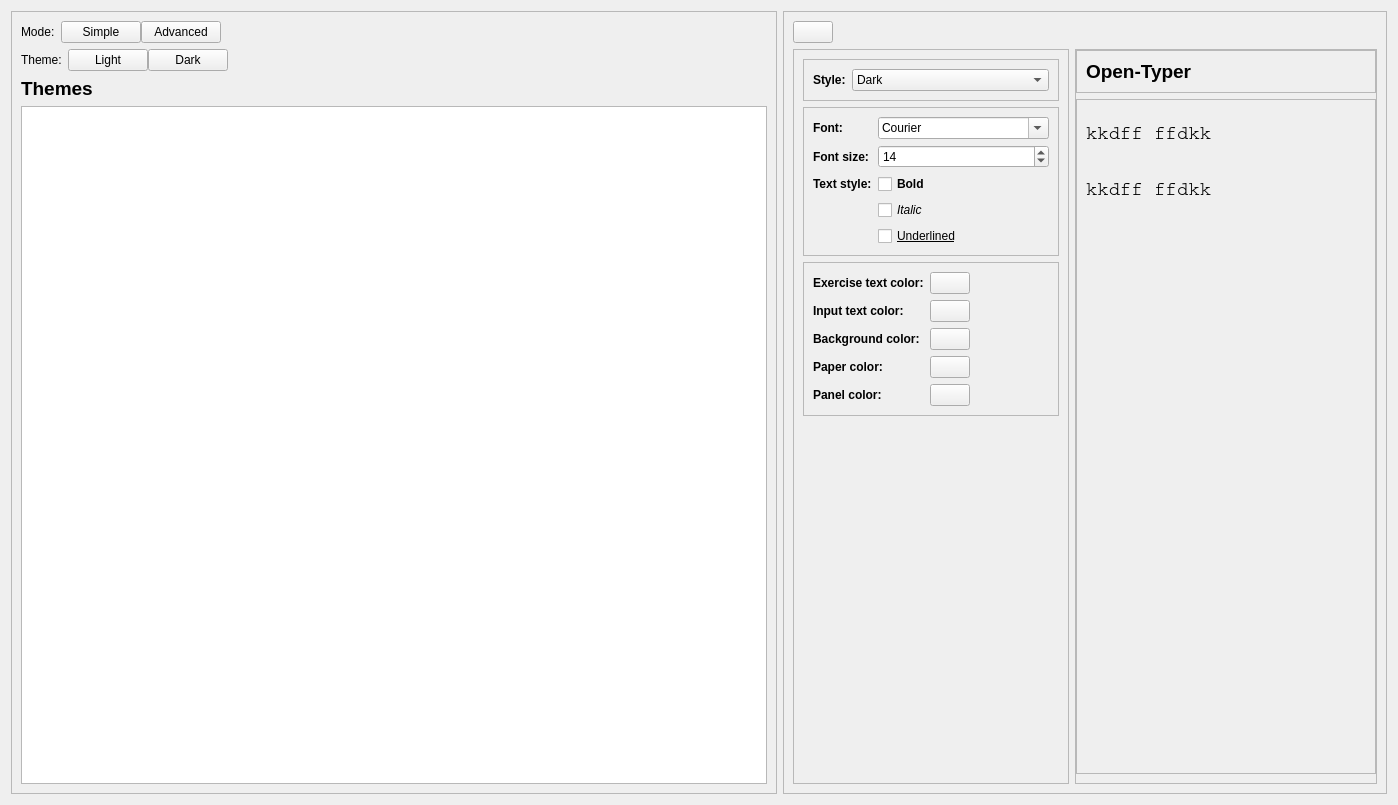
<?xml version="1.0" encoding="UTF-8"?>
<ui version="4.0">
 <class>appearanceOptions</class>
 <widget class="QWidget" name="appearanceOptions">
  <property name="geometry">
   <rect>
    <x>0</x>
    <y>0</y>
    <width>1398</width>
    <height>805</height>
   </rect>
  </property>
  <property name="maximumSize">
   <size>
    <width>16777215</width>
    <height>10000</height>
   </size>
  </property>
  <property name="windowTitle">
   <string notr="true"/>
  </property>
  <layout class="QHBoxLayout" name="horizontalLayout">
   <item>
    <widget class="QFrame" name="themesFrame">
     <property name="frameShape">
      <enum>QFrame::StyledPanel</enum>
     </property>
     <property name="frameShadow">
      <enum>QFrame::Raised</enum>
     </property>
     <layout class="QGridLayout" name="gridLayout">
      <item row="3" column="0">
       <widget class="QWidget" name="advancedControls" native="true">
        <layout class="QVBoxLayout" name="verticalLayout_4">
         <property name="leftMargin">
          <number>0</number>
         </property>
         <property name="topMargin">
          <number>0</number>
         </property>
         <property name="rightMargin">
          <number>0</number>
         </property>
         <property name="bottomMargin">
          <number>0</number>
         </property>
         <item>
          <widget class="QLabel" name="themesLabel">
           <property name="sizePolicy">
            <sizepolicy hsizetype="Preferred" vsizetype="Preferred">
             <horstretch>0</horstretch>
             <verstretch>0</verstretch>
            </sizepolicy>
           </property>
           <property name="font">
            <font>
             <pointsize>14</pointsize>
             <weight>75</weight>
             <bold>true</bold>
            </font>
           </property>
           <property name="text">
            <string>Themes</string>
           </property>
           <property name="alignment">
            <set>Qt::AlignLeading|Qt::AlignLeft|Qt::AlignTop</set>
           </property>
          </widget>
         </item>
         <item>
          <widget class="QListWidget" name="themeList">
           <property name="editTriggers">
            <set>QAbstractItemView::NoEditTriggers</set>
           </property>
           <property name="dragDropMode">
            <enum>QAbstractItemView::NoDragDrop</enum>
           </property>
           <property name="defaultDropAction">
            <enum>Qt::IgnoreAction</enum>
           </property>
           <property name="iconSize">
            <size>
             <width>128</width>
             <height>128</height>
            </size>
           </property>
           <property name="movement">
            <enum>QListView::Static</enum>
           </property>
           <property name="flow">
            <enum>QListView::LeftToRight</enum>
           </property>
           <property name="isWrapping" stdset="0">
            <bool>true</bool>
           </property>
           <property name="resizeMode">
            <enum>QListView::Adjust</enum>
           </property>
           <property name="viewMode">
            <enum>QListView::IconMode</enum>
           </property>
           <property name="wordWrap">
            <bool>true</bool>
           </property>
          </widget>
         </item>
        </layout>
       </widget>
      </item>
      <item row="1" column="0" alignment="Qt::AlignLeft|Qt::AlignTop">
       <widget class="QWidget" name="simpleControls" native="true">
        <property name="sizePolicy">
         <sizepolicy hsizetype="Fixed" vsizetype="Fixed">
          <horstretch>0</horstretch>
          <verstretch>0</verstretch>
         </sizepolicy>
        </property>
        <layout class="QFormLayout" name="formLayout_4">
         <property name="leftMargin">
          <number>0</number>
         </property>
         <property name="topMargin">
          <number>0</number>
         </property>
         <property name="rightMargin">
          <number>0</number>
         </property>
         <property name="bottomMargin">
          <number>0</number>
         </property>
         <item row="1" column="0">
          <widget class="QLabel" name="simpleThemeLabel">
           <property name="text">
            <string>Theme:</string>
           </property>
          </widget>
         </item>
         <item row="1" column="1">
          <widget class="QWidget" name="themeButtons" native="true">
           <property name="sizePolicy">
            <sizepolicy hsizetype="Fixed" vsizetype="Preferred">
             <horstretch>0</horstretch>
             <verstretch>0</verstretch>
            </sizepolicy>
           </property>
           <layout class="QHBoxLayout" name="horizontalLayout_4">
            <property name="spacing">
             <number>0</number>
            </property>
            <property name="leftMargin">
             <number>0</number>
            </property>
            <property name="topMargin">
             <number>0</number>
            </property>
            <property name="rightMargin">
             <number>0</number>
            </property>
            <property name="bottomMargin">
             <number>0</number>
            </property>
            <item>
             <widget class="QPushButton" name="lightThemeButton">
              <property name="text">
               <string>Light</string>
              </property>
              <property name="checkable">
               <bool>true</bool>
              </property>
              <property name="autoExclusive">
               <bool>true</bool>
              </property>
             </widget>
            </item>
            <item>
             <widget class="QPushButton" name="darkThemeButton">
              <property name="text">
               <string>Dark</string>
              </property>
              <property name="checkable">
               <bool>true</bool>
              </property>
              <property name="autoExclusive">
               <bool>true</bool>
              </property>
             </widget>
            </item>
           </layout>
          </widget>
         </item>
        </layout>
       </widget>
      </item>
      <item row="0" column="0" alignment="Qt::AlignLeft">
       <widget class="QWidget" name="modeSelectWidget" native="true">
        <property name="sizePolicy">
         <sizepolicy hsizetype="Fixed" vsizetype="Fixed">
          <horstretch>0</horstretch>
          <verstretch>0</verstretch>
         </sizepolicy>
        </property>
        <layout class="QHBoxLayout" name="horizontalLayout_2">
         <property name="leftMargin">
          <number>0</number>
         </property>
         <property name="topMargin">
          <number>0</number>
         </property>
         <property name="rightMargin">
          <number>0</number>
         </property>
         <property name="bottomMargin">
          <number>0</number>
         </property>
         <item>
          <widget class="QLabel" name="modeLabel">
           <property name="sizePolicy">
            <sizepolicy hsizetype="Fixed" vsizetype="Preferred">
             <horstretch>0</horstretch>
             <verstretch>0</verstretch>
            </sizepolicy>
           </property>
           <property name="text">
            <string extracomment="Customization mode">Mode:</string>
           </property>
          </widget>
         </item>
         <item>
          <widget class="QWidget" name="modeButtons" native="true">
           <property name="sizePolicy">
            <sizepolicy hsizetype="Fixed" vsizetype="Preferred">
             <horstretch>0</horstretch>
             <verstretch>0</verstretch>
            </sizepolicy>
           </property>
           <layout class="QHBoxLayout" name="horizontalLayout_3">
            <property name="spacing">
             <number>0</number>
            </property>
            <property name="leftMargin">
             <number>0</number>
            </property>
            <property name="topMargin">
             <number>0</number>
            </property>
            <property name="rightMargin">
             <number>0</number>
            </property>
            <property name="bottomMargin">
             <number>0</number>
            </property>
            <item>
             <widget class="QPushButton" name="simpleModeButton">
              <property name="text">
               <string extracomment="Simple customization mode">Simple</string>
              </property>
              <property name="checkable">
               <bool>true</bool>
              </property>
              <property name="autoExclusive">
               <bool>true</bool>
              </property>
             </widget>
            </item>
            <item>
             <widget class="QPushButton" name="advancedModeButton">
              <property name="text">
               <string extracomment="Advanced customization mode">Advanced</string>
              </property>
              <property name="checkable">
               <bool>true</bool>
              </property>
              <property name="autoExclusive">
               <bool>true</bool>
              </property>
             </widget>
            </item>
           </layout>
          </widget>
         </item>
        </layout>
       </widget>
      </item>
     </layout>
    </widget>
   </item>
   <item>
    <widget class="QFrame" name="themeCustomizationFrame">
     <property name="frameShape">
      <enum>QFrame::StyledPanel</enum>
     </property>
     <property name="frameShadow">
      <enum>QFrame::Raised</enum>
     </property>
     <layout class="QGridLayout" name="gridLayout_2">
      <item row="1" column="0">
       <widget class="QFrame" name="optionsFrame">
        <property name="sizePolicy">
         <sizepolicy hsizetype="Fixed" vsizetype="Preferred">
          <horstretch>0</horstretch>
          <verstretch>0</verstretch>
         </sizepolicy>
        </property>
        <property name="frameShape">
         <enum>QFrame::StyledPanel</enum>
        </property>
        <property name="frameShadow">
         <enum>QFrame::Raised</enum>
        </property>
        <layout class="QVBoxLayout" name="verticalLayout_2">
         <item>
          <widget class="QFrame" name="themeFrame">
           <property name="sizePolicy">
            <sizepolicy hsizetype="Preferred" vsizetype="Fixed">
             <horstretch>0</horstretch>
             <verstretch>0</verstretch>
            </sizepolicy>
           </property>
           <property name="frameShape">
            <enum>QFrame::StyledPanel</enum>
           </property>
           <property name="frameShadow">
            <enum>QFrame::Raised</enum>
           </property>
           <layout class="QFormLayout" name="formLayout">
            <item row="1" column="0">
             <widget class="QLabel" name="themeLabel">
              <property name="font">
               <font>
                <weight>75</weight>
                <bold>true</bold>
               </font>
              </property>
              <property name="text">
               <string>Style:</string>
              </property>
             </widget>
            </item>
            <item row="1" column="1">
             <widget class="QComboBox" name="themeBox">
              <property name="focusPolicy">
               <enum>Qt::NoFocus</enum>
              </property>
              <item>
               <property name="text">
                <string>Dark</string>
               </property>
              </item>
              <item>
               <property name="text">
                <string>Light</string>
               </property>
              </item>
             </widget>
            </item>
           </layout>
          </widget>
         </item>
         <item>
          <widget class="QFrame" name="fontFrame">
           <property name="sizePolicy">
            <sizepolicy hsizetype="Preferred" vsizetype="Fixed">
             <horstretch>0</horstretch>
             <verstretch>0</verstretch>
            </sizepolicy>
           </property>
           <property name="frameShape">
            <enum>QFrame::StyledPanel</enum>
           </property>
           <property name="frameShadow">
            <enum>QFrame::Raised</enum>
           </property>
           <layout class="QFormLayout" name="formLayout_2">
            <item row="0" column="0">
             <widget class="QLabel" name="fontLabel">
              <property name="font">
               <font>
                <weight>75</weight>
                <bold>true</bold>
               </font>
              </property>
              <property name="text">
               <string>Font:</string>
              </property>
             </widget>
            </item>
            <item row="0" column="1">
             <widget class="QFontComboBox" name="fontComboBox">
              <property name="focusPolicy">
               <enum>Qt::StrongFocus</enum>
              </property>
              <property name="fontFilters">
               <set>QFontComboBox::MonospacedFonts</set>
              </property>
             </widget>
            </item>
            <item row="2" column="0">
             <widget class="QLabel" name="fontSizeLabel">
              <property name="font">
               <font>
                <weight>75</weight>
                <bold>true</bold>
               </font>
              </property>
              <property name="text">
               <string>Font size:</string>
              </property>
             </widget>
            </item>
            <item row="2" column="1">
             <widget class="QSpinBox" name="fontSizeBox">
              <property name="focusPolicy">
               <enum>Qt::StrongFocus</enum>
              </property>
              <property name="minimum">
               <number>2</number>
              </property>
              <property name="maximum">
               <number>24</number>
              </property>
              <property name="singleStep">
               <number>2</number>
              </property>
              <property name="value">
               <number>14</number>
              </property>
             </widget>
            </item>
            <item row="5" column="0">
             <widget class="QLabel" name="label">
              <property name="font">
               <font>
                <weight>75</weight>
                <bold>true</bold>
               </font>
              </property>
              <property name="text">
               <string>Text style:</string>
              </property>
             </widget>
            </item>
            <item row="5" column="1">
             <widget class="QCheckBox" name="boldTextBox">
              <property name="font">
               <font>
                <weight>75</weight>
                <bold>true</bold>
               </font>
              </property>
              <property name="focusPolicy">
               <enum>Qt::StrongFocus</enum>
              </property>
              <property name="text">
               <string>Bold</string>
              </property>
              <property name="checkable">
               <bool>true</bool>
              </property>
             </widget>
            </item>
            <item row="7" column="1">
             <widget class="QCheckBox" name="italicTextBox">
              <property name="font">
               <font>
                <italic>true</italic>
               </font>
              </property>
              <property name="focusPolicy">
               <enum>Qt::StrongFocus</enum>
              </property>
              <property name="text">
               <string>Italic</string>
              </property>
              <property name="checkable">
               <bool>true</bool>
              </property>
             </widget>
            </item>
            <item row="8" column="1">
             <widget class="QCheckBox" name="underlineTextBox">
              <property name="font">
               <font>
                <underline>true</underline>
               </font>
              </property>
              <property name="focusPolicy">
               <enum>Qt::StrongFocus</enum>
              </property>
              <property name="text">
               <string>Underlined</string>
              </property>
              <property name="checkable">
               <bool>true</bool>
              </property>
             </widget>
            </item>
           </layout>
          </widget>
         </item>
         <item>
          <widget class="QFrame" name="colorsFrame">
           <property name="sizePolicy">
            <sizepolicy hsizetype="Preferred" vsizetype="Fixed">
             <horstretch>0</horstretch>
             <verstretch>0</verstretch>
            </sizepolicy>
           </property>
           <property name="frameShape">
            <enum>QFrame::StyledPanel</enum>
           </property>
           <property name="frameShadow">
            <enum>QFrame::Raised</enum>
           </property>
           <layout class="QFormLayout" name="formLayout_3">
            <item row="2" column="0">
             <widget class="QLabel" name="levelTextColorLabel">
              <property name="sizePolicy">
               <sizepolicy hsizetype="Preferred" vsizetype="Expanding">
                <horstretch>0</horstretch>
                <verstretch>0</verstretch>
               </sizepolicy>
              </property>
              <property name="font">
               <font>
                <weight>75</weight>
                <bold>true</bold>
               </font>
              </property>
              <property name="text">
               <string>Exercise text color:</string>
              </property>
             </widget>
            </item>
            <item row="2" column="1">
             <widget class="QPushButton" name="levelTextColorButton">
              <property name="sizePolicy">
               <sizepolicy hsizetype="Fixed" vsizetype="Fixed">
                <horstretch>0</horstretch>
                <verstretch>0</verstretch>
               </sizepolicy>
              </property>
              <property name="focusPolicy">
               <enum>Qt::StrongFocus</enum>
              </property>
              <property name="text">
               <string notr="true"/>
              </property>
             </widget>
            </item>
            <item row="3" column="0">
             <widget class="QLabel" name="inputTextColorLabel">
              <property name="sizePolicy">
               <sizepolicy hsizetype="Preferred" vsizetype="Expanding">
                <horstretch>0</horstretch>
                <verstretch>0</verstretch>
               </sizepolicy>
              </property>
              <property name="font">
               <font>
                <weight>75</weight>
                <bold>true</bold>
               </font>
              </property>
              <property name="text">
               <string>Input text color:</string>
              </property>
             </widget>
            </item>
            <item row="3" column="1">
             <widget class="QPushButton" name="inputTextColorButton">
              <property name="sizePolicy">
               <sizepolicy hsizetype="Fixed" vsizetype="Fixed">
                <horstretch>0</horstretch>
                <verstretch>0</verstretch>
               </sizepolicy>
              </property>
              <property name="focusPolicy">
               <enum>Qt::StrongFocus</enum>
              </property>
              <property name="text">
               <string notr="true"/>
              </property>
             </widget>
            </item>
            <item row="4" column="0">
             <widget class="QLabel" name="bgColorLabel">
              <property name="font">
               <font>
                <weight>75</weight>
                <bold>true</bold>
               </font>
              </property>
              <property name="text">
               <string>Background color:</string>
              </property>
             </widget>
            </item>
            <item row="4" column="1">
             <widget class="QPushButton" name="bgColorButton">
              <property name="sizePolicy">
               <sizepolicy hsizetype="Fixed" vsizetype="Fixed">
                <horstretch>0</horstretch>
                <verstretch>0</verstretch>
               </sizepolicy>
              </property>
              <property name="focusPolicy">
               <enum>Qt::StrongFocus</enum>
              </property>
              <property name="text">
               <string notr="true"/>
              </property>
             </widget>
            </item>
            <item row="5" column="0">
             <widget class="QLabel" name="paperColorLabel">
              <property name="font">
               <font>
                <weight>75</weight>
                <bold>true</bold>
               </font>
              </property>
              <property name="text">
               <string>Paper color:</string>
              </property>
             </widget>
            </item>
            <item row="5" column="1">
             <widget class="QPushButton" name="paperColorButton">
              <property name="sizePolicy">
               <sizepolicy hsizetype="Fixed" vsizetype="Fixed">
                <horstretch>0</horstretch>
                <verstretch>0</verstretch>
               </sizepolicy>
              </property>
              <property name="focusPolicy">
               <enum>Qt::StrongFocus</enum>
              </property>
              <property name="text">
               <string notr="true"/>
              </property>
             </widget>
            </item>
            <item row="6" column="0">
             <widget class="QLabel" name="panelColorLabel">
              <property name="font">
               <font>
                <weight>75</weight>
                <bold>true</bold>
               </font>
              </property>
              <property name="text">
               <string>Panel color:</string>
              </property>
             </widget>
            </item>
            <item row="6" column="1">
             <widget class="QPushButton" name="panelColorButton">
              <property name="sizePolicy">
               <sizepolicy hsizetype="Fixed" vsizetype="Fixed">
                <horstretch>0</horstretch>
                <verstretch>0</verstretch>
               </sizepolicy>
              </property>
              <property name="focusPolicy">
               <enum>Qt::StrongFocus</enum>
              </property>
              <property name="text">
               <string notr="true"/>
              </property>
             </widget>
            </item>
           </layout>
          </widget>
         </item>
         <item>
          <widget class="QFrame" name="freeSpaceFrame2">
           <property name="frameShape">
            <enum>QFrame::NoFrame</enum>
           </property>
           <property name="frameShadow">
            <enum>QFrame::Plain</enum>
           </property>
          </widget>
         </item>
        </layout>
       </widget>
      </item>
      <item row="1" column="1">
       <widget class="QFrame" name="previewFrame">
        <property name="frameShape">
         <enum>QFrame::StyledPanel</enum>
        </property>
        <property name="frameShadow">
         <enum>QFrame::Raised</enum>
        </property>
        <layout class="QVBoxLayout" name="verticalLayout_3">
         <property name="leftMargin">
          <number>0</number>
         </property>
         <property name="topMargin">
          <number>0</number>
         </property>
         <property name="rightMargin">
          <number>0</number>
         </property>
         <item>
          <widget class="QFrame" name="panelFrame">
           <property name="sizePolicy">
            <sizepolicy hsizetype="Preferred" vsizetype="Fixed">
             <horstretch>0</horstretch>
             <verstretch>0</verstretch>
            </sizepolicy>
           </property>
           <property name="frameShape">
            <enum>QFrame::StyledPanel</enum>
           </property>
           <property name="frameShadow">
            <enum>QFrame::Raised</enum>
           </property>
           <layout class="QGridLayout" name="gridLayout_3">
            <item row="0" column="0">
             <widget class="QLabel" name="panelTitleLabel">
              <property name="sizePolicy">
               <sizepolicy hsizetype="Preferred" vsizetype="Fixed">
                <horstretch>0</horstretch>
                <verstretch>0</verstretch>
               </sizepolicy>
              </property>
              <property name="font">
               <font>
                <pointsize>14</pointsize>
                <weight>75</weight>
                <bold>true</bold>
               </font>
              </property>
              <property name="text">
               <string notr="true">Open-Typer</string>
              </property>
             </widget>
            </item>
           </layout>
          </widget>
         </item>
         <item alignment="Qt::AlignHCenter">
          <widget class="QFrame" name="paper">
           <property name="minimumSize">
            <size>
             <width>300</width>
             <height>0</height>
            </size>
           </property>
           <property name="maximumSize">
            <size>
             <width>300</width>
             <height>16777215</height>
            </size>
           </property>
           <property name="frameShape">
            <enum>QFrame::StyledPanel</enum>
           </property>
           <property name="frameShadow">
            <enum>QFrame::Raised</enum>
           </property>
           <layout class="QVBoxLayout" name="verticalLayout">
            <item>
             <widget class="QLabel" name="levelLabel">
              <property name="minimumSize">
               <size>
                <width>0</width>
                <height>50</height>
               </size>
              </property>
              <property name="maximumSize">
               <size>
                <width>16777215</width>
                <height>50</height>
               </size>
              </property>
              <property name="font">
               <font>
                <family>Courier</family>
                <pointsize>14</pointsize>
               </font>
              </property>
              <property name="text">
               <string notr="true">kkdff ffdkk</string>
              </property>
             </widget>
            </item>
            <item>
             <widget class="QLabel" name="inputLabel">
              <property name="minimumSize">
               <size>
                <width>0</width>
                <height>50</height>
               </size>
              </property>
              <property name="maximumSize">
               <size>
                <width>16777215</width>
                <height>50</height>
               </size>
              </property>
              <property name="font">
               <font>
                <family>Courier</family>
                <pointsize>14</pointsize>
               </font>
              </property>
              <property name="text">
               <string notr="true">kkdff ffdkk</string>
              </property>
             </widget>
            </item>
            <item>
             <widget class="QFrame" name="freeSpaceFrame">
              <property name="frameShape">
               <enum>QFrame::NoFrame</enum>
              </property>
              <property name="frameShadow">
               <enum>QFrame::Plain</enum>
              </property>
             </widget>
            </item>
           </layout>
          </widget>
         </item>
        </layout>
       </widget>
      </item>
      <item row="0" column="0">
       <widget class="QPushButton" name="backButton">
        <property name="sizePolicy">
         <sizepolicy hsizetype="Fixed" vsizetype="Fixed">
          <horstretch>0</horstretch>
          <verstretch>0</verstretch>
         </sizepolicy>
        </property>
        <property name="toolTip">
         <string>Go back</string>
        </property>
        <property name="text">
         <string notr="true"/>
        </property>
        <property name="icon">
         <iconset resource="../../res.qrc">
          <normaloff>:/res/images/back.png</normaloff>:/res/images/back.png</iconset>
        </property>
        <property name="iconSize">
         <size>
          <width>32</width>
          <height>32</height>
         </size>
        </property>
       </widget>
      </item>
     </layout>
    </widget>
   </item>
  </layout>
 </widget>
 <resources>
  <include location="../../res.qrc"/>
 </resources>
 <connections/>
</ui>
